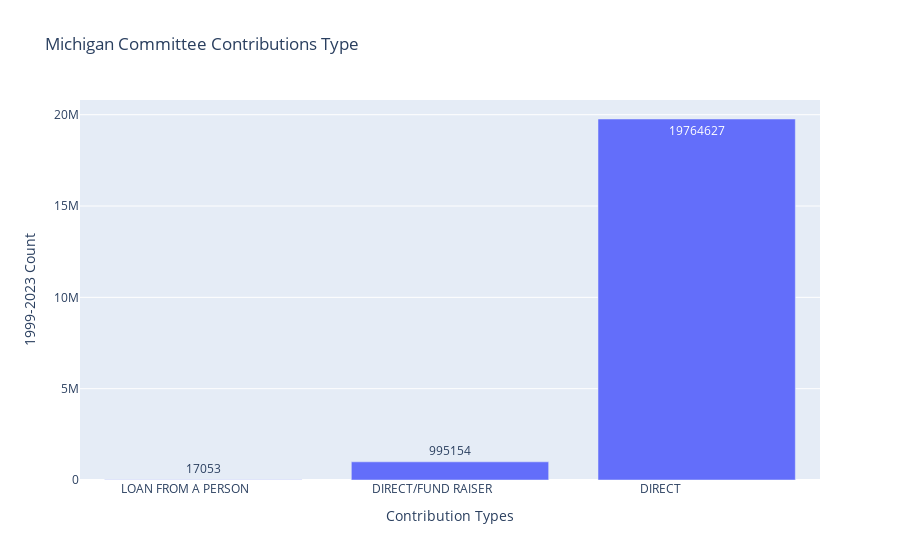

This figure's notebook cell:
### Code cell
# Plot 1999-2023 Contributions by Type
fig = px.bar(contribution_type_count, x='Cont_Type', y='Count', title='Michigan Committee Contributions Type', text='Count')
fig.update_layout(
    xaxis_title='Contribution Types',
    yaxis_title='1999-2023 Count',
    xaxis={'categoryorder': 'total ascending'}
)
fig.show()

### Figure 1 — Plotly figure (JSON) as saved in the notebook; plotly's stock layout.template omitted (floating-point values rounded to 4 significant figures)
{"data": [{"alignmentgroup": "True", "hovertemplate": "Cont_Type=%{x}<br>Count=%{text}<extra></extra>", "legendgroup": "", "marker": {"color": "#636efa", "pattern": {"shape": ""}}, "name": "", "offsetgroup": "", "orientation": "v", "showlegend": false, "text": [19764627, 995154, 17053], "textposition": "auto", "type": "bar", "x": ["DIRECT                        ", "DIRECT/FUND RAISER            ", "LOAN FROM A PERSON            "], "xaxis": "x", "y": [19764627, 995154, 17053], "yaxis": "y"}], "layout": {"barmode": "relative", "legend": {"tracegroupgap": 0}, "title": {"text": "Michigan Committee Contributions Type"}, "xaxis": {"anchor": "y", "categoryorder": "total ascending", "domain": [0, 1], "title": {"text": "Contribution Types"}}, "yaxis": {"anchor": "x", "domain": [0, 1], "title": {"text": "1999-2023 Count"}}}}
